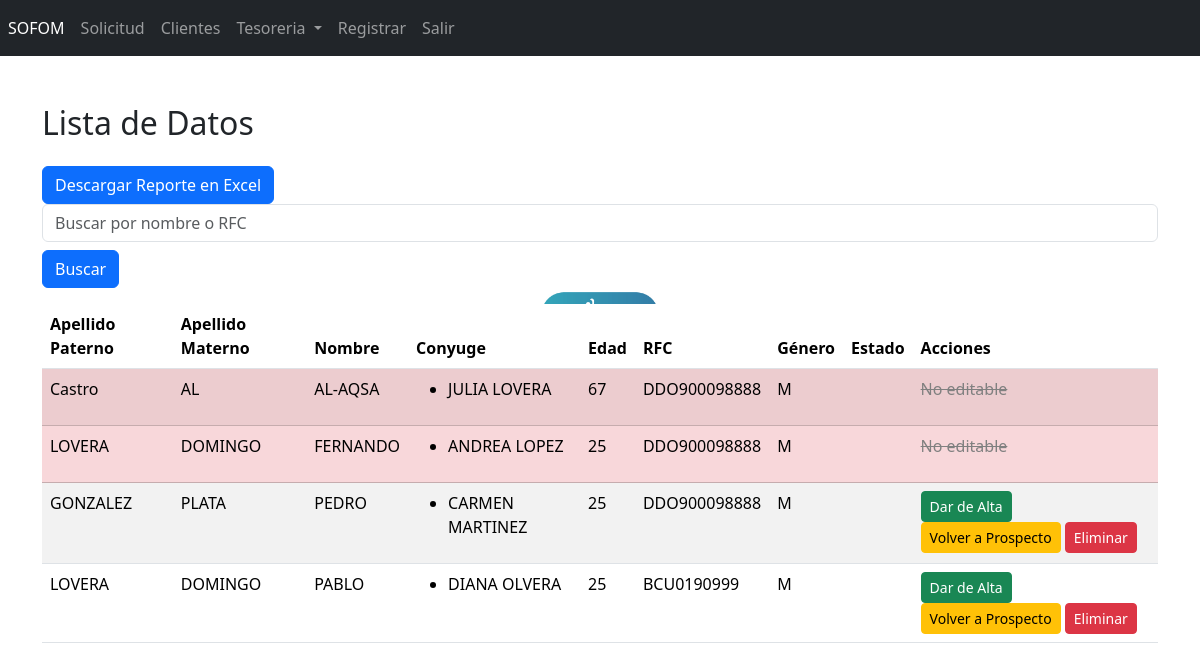
Page /tabla-datos/ (signed in) on the committed database.
### sofom_project/models.py (models this page shows, shortened)
class Solicitud(models.Model):
    ESTADOS = [
        ('prospecto', 'Prospecto'),
        ('alta', 'Dada de Alta'),
    ]
    status = models.CharField(max_length=20, choices=ESTADOS, default='prospecto', blank=True, null=True)  # Nuevo campo
    created_at = models.DateTimeField(auto_now_add=True, blank=True, null=True)
    apellido_paterno = models.CharField(max_length=100)
    apellido_materno = models.CharField(max_length=100)
    nombres = models.CharField(max_length=200)
    fecha_nacimiento = models.DateField()
    edad = models.IntegerField()
    rfc = models.CharField(max_length=12)
    genero = models.CharField(max_length=1, choices=[('M', 'Masculino'), ('F', 'Femenino')])
    estado_civil = models.CharField(max_length=3, choices=[
        ('Sol', 'Soltero(a)'),
        ('Cas', 'Casado(a)'),
        ('Viu', 'Viudo(a)'),
        ('Uni', 'Unión libre'),
        ('Div', 'Divorciado(a)')
    ])
    dependientes = models.IntegerField()
    tipo_id_oficial = models.CharField(max_length=3, choices=[
        ('INE', 'INE'),
        ('CM', 'Cartilla Militar'),
        ('PAS', 'Pasaporte')
    ])
    clave_id_oficial = models.CharField(max_length=50)
    curp = models.CharField(max_length=18)
    nacionalidad = models.CharField(max_length=50, choices=[
        ('MX', 'Mexicana'),
        ('US', 'Extranjera')
    ])
    pais_nacimiento = models.CharField(max_length=50, choices=PAISES)
    entidad_federativa_nacimiento = models.CharField(max_length=50)
    proveedor_recursos = models.CharField(max_length=100)
    mercado = models.CharField(max_length=3, choices=[
        ('AB', 'Abierto'),
        ('EDG', 'Empresa del grupo'),
        ('CCA', 'Cliente Cautivo'),
        ('REC', 'Recomendado')
    ])
    imss = models.CharField(max_length=11, blank=True, null=True)
    codigo_postal = models.CharField(max_length=5)
    estado = models.CharField(max_length=50)
    municipio = models.CharField(max_length=100)
    colonia = models.CharField(max_length=100)
    calle = models.CharField(max_length=100)
    no_exterior = models.CharField(max_length=10, blank=True, null=True)
    no_interior = models.CharField(max_length=10, blank=True, null=True)
    entre_calles = models.CharField(max_length=200)
    tipo_vivienda = models.CharField(max_length=3, choices=[
        ('PR', 'Propia'),
        ('RE', 'Rentada')
    ])
    anios_residencia = models.CharField(max_length=50, choices=ANOS_RESIDENCIA)
    telefono_fijo = models.CharField(max_length=15, blank=True, null=True)
    celular = models.CharField(max_length=15)
    telefono_avisos = models.CharField(max_length=15, blank=True, null=True)
    email = models.EmailField()

class Solicitud_conyuge(models.Model):
    solicitud = models.ForeignKey(Solicitud, on_delete=models.CASCADE, related_name='conyuge')  # Relación con Solicitud
    apellido_paterno = models.CharField(max_length=100)
    apellido_materno = models.CharField(max_length=100)
    nombres = models.CharField(max_length=200)
    fecha_nacimiento = models.DateField()
    edad = models.IntegerField()
    rfc = models.CharField(max_length=12)
    genero = models.CharField(max_length=1, choices=[('M', 'Masculino'), ('F', 'Femenino')])
    lugar_nacimiento = models.CharField(max_length=100)
    profesion = models.CharField(max_length=100)
    nombre_empresa = models.CharField(max_length=100)
    puesto = models.CharField(max_length=100)
    fecha_ingreso = models.DateField()
    antiguedad = models.CharField(max_length=12, blank=True)

### sofom_project/views.py (the view)
# urls.py: path('tabla-datos/', views.tabla_datos, name='tabla_datos'),
@login_required
def tabla_datos(request):
    query = request.GET.get('query')  # Obtener el término de búsqueda
    if query:
        datos = Solicitud.objects.filter(
            Q(nombres__icontains=query) | Q(rfc__icontains=query)
        )
    else:
        datos = Solicitud.objects.all()  # Si no hay búsqueda, se muestran todos
    return render(request, 'tabla_datos.html', {
        'datos': datos
    })

### sofom_project/templates/tabla_datos.html (shortened to what this page needs)
{% extends 'base.html' %}
{% load static %}
{% block content %}
<div class="container mt-5">
    <h2>Lista de Datos</h2>
    <a href="{% url 'exportar_excel' %}">
        <button class="btn btn-primary mt-3">Descargar Reporte en Excel</button>
    </a>
    <form method="GET" class="mb-3">
        <input type="text" name="query" placeholder="Buscar por nombre o RFC" class="form-control"
            value="{{ request.GET.query }}">
        <button type="submit" class="btn btn-primary mt-2">Buscar</button>
    </form>
    <table class="table table-striped">
        <thead>
            <tr>
                <th>Apellido Paterno</th>
                <th>Apellido Materno</th>
                <th>Nombre</th>
                <th>Conyuge</th>
                <th>Edad</th>
                <th>RFC</th>
                <th>Género</th>
                <th>Estado</th>
                <th>Acciones</th>
            </tr>
        </thead>
        <tbody>
            {% for dato in datos %}
            <tr class="{% if dato.status == 'rechazado' %}table-danger{% elif dato.status == 'prospecto' %}table-warning{% elif dato.status == 'alta' %}table-success{% endif %}">
                <td>{{ dato.apellido_paterno }}</td>
                <td>{{ dato.apellido_materno }}</td>
                <td>{{ dato.nombres }}</td>
                <td>
                    {% if dato.conyuge.all %}
                        <ul>
                            {% for conyuge in dato.conyuge.all %}
                                <li>{{ conyuge.nombres }} {{ conyuge.apellido_paterno }}</li>
                            {% endfor %}
                        </ul>
                    {% else %}
                        No tiene conyuge
                    {% endif %}
                </td>
                <td>{{ dato.edad }}</td>
                <td>{{ dato.rfc }}</td>
                <td>{{ dato.genero }}</td>
                <td>
                    <span class="badge {% if dato.status == 'prospecto' %}bg-warning text-dark{% elif dato.status == 'alta' %}bg-success{% endif %}">
                    </span>
                </td>
                <td>
                    {% if dato.status != 'rechazado' %}
                        <a href="{% url 'cambiar_estado_solicitud' dato.id 'alta' %}" class="btn btn-success btn-sm" {% if dato.status == 'alta' %}style="display:none;"{% endif %}>Dar de Alta</a>
                        <a href="{% url 'cambiar_estado_solicitud' dato.id 'prospecto' %}" class="btn btn-warning btn-sm" {% if dato.status == 'prospecto' %}style="display:none;"{% endif %}>Volver a Prospecto</a>
                        <form method="POST" action="{% url 'eliminar_solicitud' dato.id %}" style="display:inline;">
                            <button type="submit" class="btn btn-danger btn-sm" onclick="return confirm('¿Estás seguro de eliminar este cliente?');">Eliminar</button>
                        </form>
                    {% else %}
                        <span style="color: gray; text-decoration: line-through;">No editable</span>
                    {% endif %}
                </td>
            </tr>
        {% endfor %}
        </tbody>
    </table>
</div>
{% endblock %}

### sofom_project/templates/base.html (shortened to what this page needs)
<!DOCTYPE html>
<html lang="en">
<head>
    {% load static %}
    <link href="https://cdn.jsdelivr.net/npm/bootstrap@5.3.3/dist/css/bootstrap.min.css" rel="stylesheet"
>
    <link rel="stylesheet" href="{% static 'css/styles_img.css' %}">
</head>
<body>
    <div class="watermark">
    </div>
    <nav class="navbar navbar-expand navbar-dark bg-dark">
        <div class="nav navbar-nav">
            {% if user.is_authenticated %}
            <a class="nav-item nav-link active" href="/home" aria-current="page">SOFOM<span class="visually-hidden">(current)</span></a>
            <a class="nav-item nav-link" href="/crear-solicitud">Solicitud</a>
            <a class="nav-item nav-link" href="/tabla-datos">Clientes</a>
            <li class="nav-item dropdown">
                <a class="nav-link dropdown-toggle" href="#" id="navbarScrollingDropdown" role="button" data-bs-toggle="dropdown" aria-expanded="false">
                    Tesoreria
                </a>
            </li>
            <a class="nav-item nav-link" href="/registro">Registrar</a>
            <a class="nav-item nav-link" href="/salir">Salir</a>
            {% endif %}
        </div>
    </nav>
    {% block content %}{% endblock %}
</body>
</html>

### static/css/styles_img.css (style rules this page uses)
.watermark { position: fixed; top: 50%; left: 50%; transform: translate(-50%, -50%); z-index: -1; opacity: 0.8; }

### rows in the picture
Solicitud: apellido_paterno "Castro", apellido_materno "AL", nombres "AL-AQSA", edad "67", rfc "DDO900098888", genero "M", status "No editable"
Solicitud_conyuge: nombres "JULIA", apellido_paterno "LOVERA"
Solicitud: apellido_paterno "LOVERA", apellido_materno "DOMINGO", nombres "FERNANDO", edad "25", rfc "DDO900098888", genero "M", status "No editable"
Solicitud_conyuge: nombres "ANDREA", apellido_paterno "LOPEZ"
Solicitud: apellido_paterno "GONZALEZ", apellido_materno "PLATA", nombres "PEDRO", edad "25", rfc "DDO900098888", genero "M", status "Dar de Alta"
Solicitud_conyuge: nombres "CARMEN", apellido_paterno "MARTINEZ"
Solicitud: apellido_paterno "LOVERA", apellido_materno "DOMINGO", nombres "PABLO", edad "25", rfc "BCU0190999", genero "M", status "Dar de Alta"
Solicitud_conyuge: nombres "DIANA", apellido_paterno "OLVERA"
